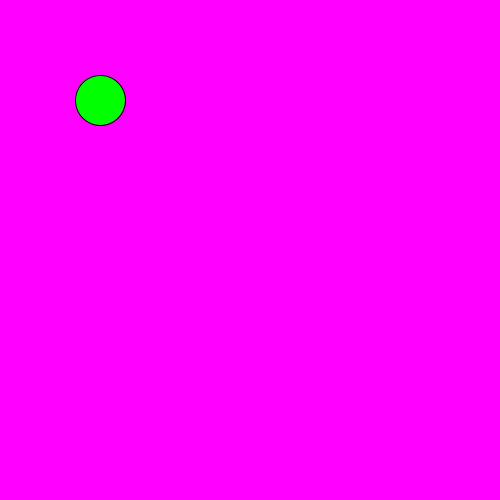
Frame 1 (no input)
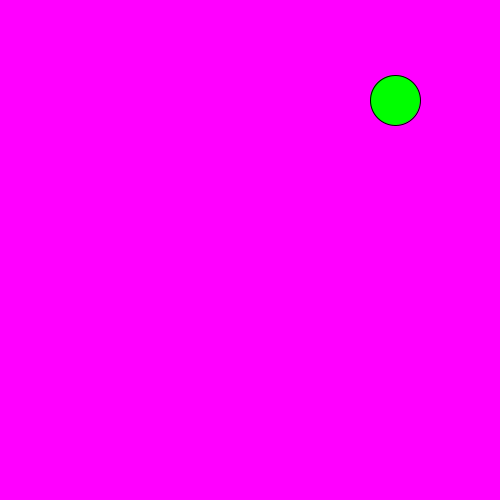
Frame 60 (the mouse pressed at the canvas centre just before this capture)
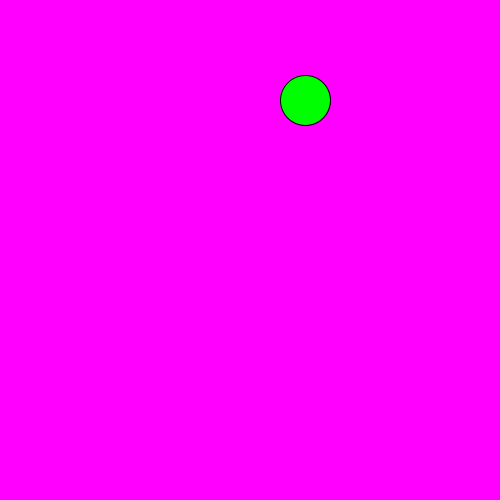
Frame 120 (the mouse held since frame 60 and released just before this capture)

The Processing sketch that drew these frames (run headless with seeded random() and noise(); from frame 60 on, the mouse is pressed at the canvas centre):

// Processing sketch: Bouncing_Ball
// ── Bouncing_Ball.pde

int x= 100;
int speed=5;
void setup()
{

  
size(500, 500);  
  
  
}

void draw()
{
background(255,0,255);
  fill(0, 255, 0);
  ellipse( x,100 , 50,50);
x = x+ speed;
  
  if(x >=500)
  {
speed = speed* -1;
  }
  if(x <=0)
  speed = speed * -1;
  
}
